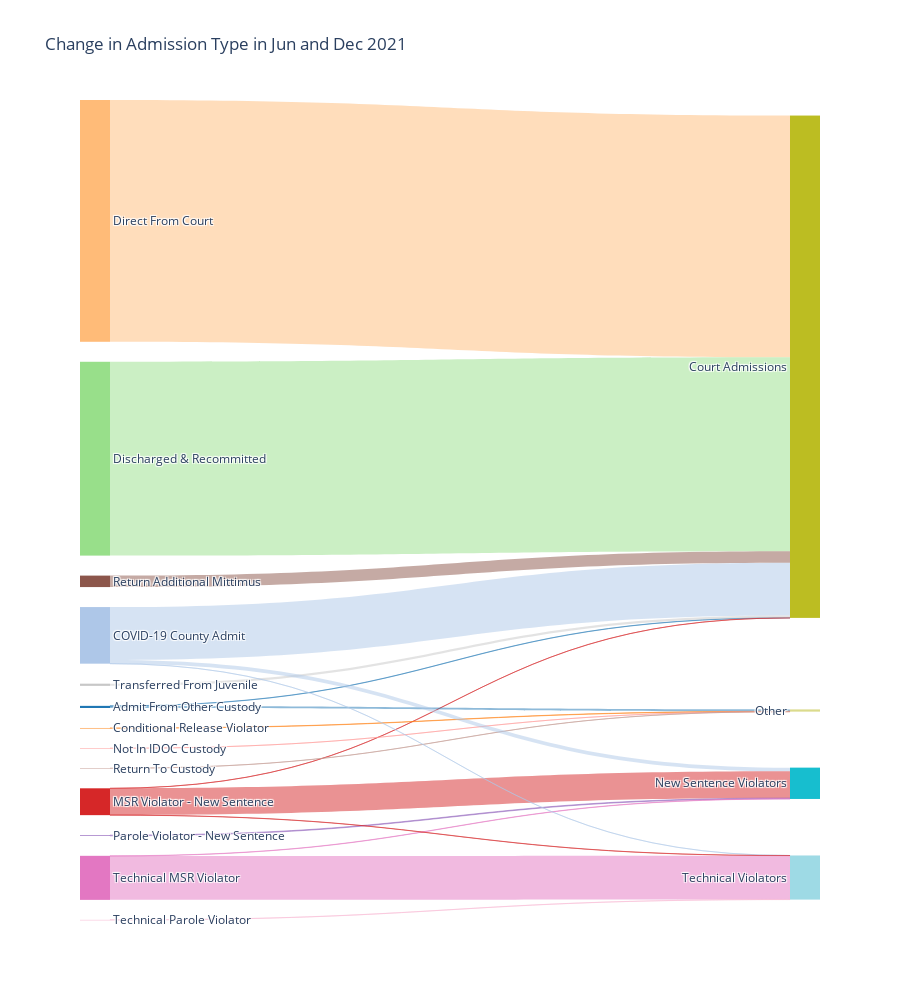

The code cell stored with this chart in its notebook:
### Code cell
fig = go.Figure(data=[go.Sankey(
    node = dict(
        pad = 20,
        thickness = 30,
        line = dict(
            color = 'black',
            width = 0
        ),
        label = node_df['AT'],
        color = node_df['Color']
    ),
    link = dict(
        source = links_df['Source'],
        target = links_df['Target'],
        value = links_df['Count'],
        color = links_df['Link Color']
    )
)])

fig.update_layout(title_text='Change in Admission Type in Jun and Dec 2021',
                  height=1000,
                  font_size=12)
fig.show()

### Figure 1 — Plotly figure (JSON) as saved in the notebook; plotly's stock layout.template omitted (floating-point values rounded to 4 significant figures)
{"data": [{"link": {"color": ["rgba(31, 119, 180, 0.5)", "rgba(174, 199, 232, 0.5)", "rgba(255, 187, 120, 0.5)", "rgba(152, 223, 138, 0.5)", "rgba(214, 39, 40, 0.5)", "rgba(140, 86, 75, 0.5)", "rgba(199, 199, 199, 0.5)", "rgba(31, 119, 180, 0.5)", "rgba(255, 127, 14, 0.5)", "rgba(255, 152, 150, 0.5)", "rgba(196, 156, 148, 0.5)", "rgba(174, 199, 232, 0.5)", "rgba(214, 39, 40, 0.5)", "rgba(148, 103, 189, 0.5)", "rgba(227, 119, 194, 0.5)", "rgba(174, 199, 232, 0.5)", "rgba(214, 39, 40, 0.5)", "rgba(227, 119, 194, 0.5)", "rgba(247, 182, 210, 0.5)"], "source": [0, 1, 3, 4, 5, 8, 12, 0, 2, 6, 9, 1, 5, 7, 10, 1, 5, 10, 11], "target": [13, 13, 13, 13, 13, 13, 13, 14, 14, 14, 14, 15, 15, 15, 15, 16, 16, 16, 16], "value": [11, 2770, 12674, 10160, 1, 601, 115, 100, 15, 1, 1, 195, 1399, 35, 13, 2, 7, 2296, 7]}, "node": {"color": ["#1f77b4", "#aec7e8", "#ff7f0e", "#ffbb78", "#98df8a", "#d62728", "#ff9896", "#9467bd", "#8c564b", "#c49c94", "#e377c2", "#f7b6d2", "#c7c7c7", "#bcbd22", "#dbdb8d", "#17becf", "#9edae5"], "label": ["Admit From Other Custody", "COVID-19 County Admit", "Conditional Release Violator", "Direct From Court", "Discharged & Recommitted", "MSR Violator - New Sentence", "Not In IDOC Custody", "Parole Violator - New Sentence", "Return Additional Mittimus", "Return To Custody", "Technical MSR Violator", "Technical Parole Violator", "Transferred From Juvenile", "Court Admissions", "Other", "New Sentence Violators", "Technical Violators"], "line": {"color": "black", "width": 0}, "pad": 20, "thickness": 30}, "type": "sankey"}], "layout": {"font": {"size": 12}, "height": 1000, "title": {"text": "Change in Admission Type in Jun and Dec 2021"}}}
